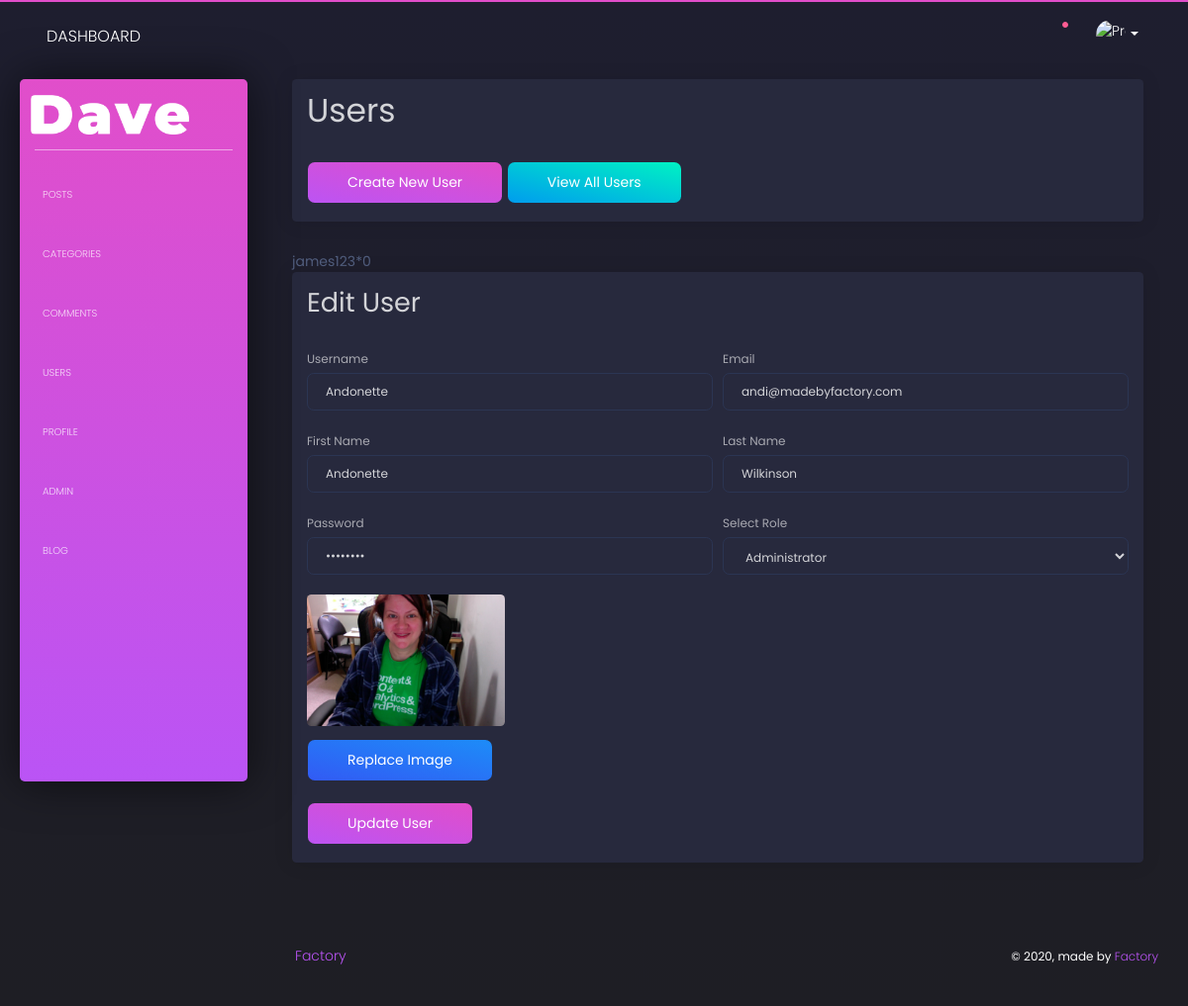
The app's page /admin/users.php?source=update_user&u_id=1 (signed in), older data.
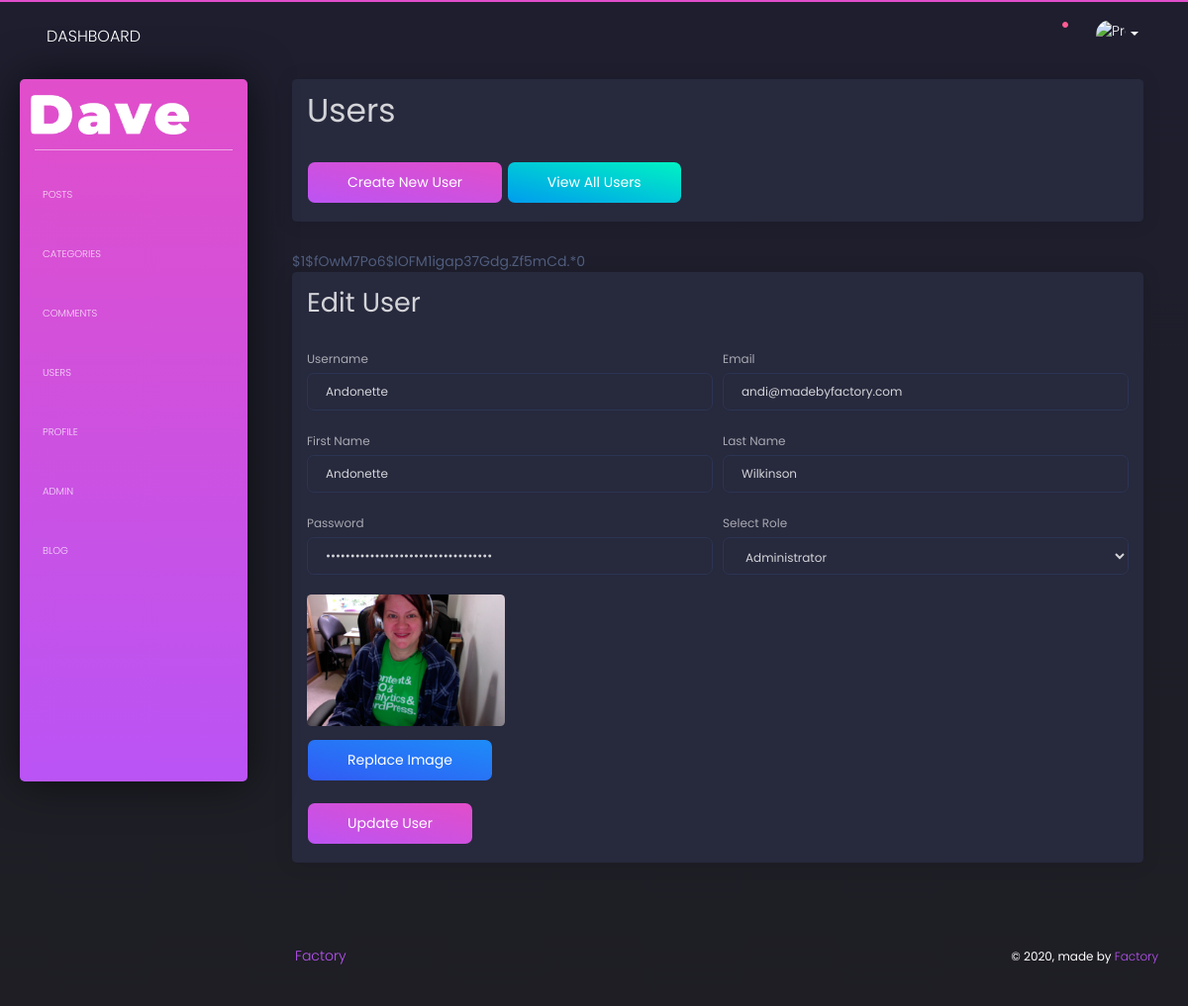
The same page, newer data.
### tables this page shows
CREATE TABLE `users` (
  `user_id` int(11) unsigned NOT NULL AUTO_INCREMENT,
  `user_name` varchar(255) DEFAULT NULL,
  `user_password` varchar(255) DEFAULT NULL,
  `user_firstname` varchar(255) DEFAULT NULL,
  `user_lastname` varchar(255) DEFAULT NULL,
  `user_email` varchar(255) DEFAULT NULL,
  `user_image` text,
  `user_role` varchar(255) DEFAULT NULL,
  `randSalt` varchar(255) DEFAULT NULL,
  PRIMARY KEY (`user_id`)
);

### admin/includes/users/update-user.php (the view, shortened to what this page needs)
<?php
global $connection;
if (isset($_GET['u_id'])) {
  $url_user_id = $_GET['u_id'];
}
$query = "SELECT * FROM users WHERE user_id = $url_user_id";
$select_user_by_id = mysqli_query($connection, $query);
while ($row = mysqli_fetch_assoc($select_user_by_id)) {
  $user_name = $row['user_name'];
  $user_email = $row['user_email'];
  $user_firstname = $row['user_firstname'];
  $user_lastname = $row['user_lastname'];
  $user_role = $row['user_role'];
  $user_password = $row['user_password'];
  $user_image = $row['user_image'];
}
$rand_salt_query = mysqli_query($connection, $query);
$row = mysqli_fetch_array($rand_salt_query);
$rand_salt = $row['randSalt'];
$encrypted_password = crypt($user_password, $rand_salt);
?>
<?php
echo $user_password;
echo $encrypted_password;
 ?>
<div class="card">
  <div class="card-body">
    <h2>Edit User</h2>
    <form action="" method="post" enctype="multipart/form-data">
      <div class="form-row">
        <div class="col-md-6 col-sm-12">
          <div class="form-group">
            <label for="user_name">Username</label>
            <input type="text" class="form-control" name="user_name" value="<?php echo $user_name; ?>">
          </div>
        </div>
        <div class="col-md-6 col-sm-12">
          <div class="form-group">
            <label for="user_email">Email</label>
            <input type="email" class="form-control" name="user_email" value="<?php echo $user_email; ?>">
          </div>
        </div>
      </div>
      <div class="form-row">
        <div class="col-md-6 col-sm-12">
          <div class="form-group">
            <label for="user_firstname">First Name</label>
            <input type="text" class="form-control" name="user_firstname" value="<?php echo $user_firstname; ?>">
          </div>
        </div>
        <div class="col-md-6 col-sm-12">
          <div class="form-group">
            <label for="user_lastname">Last Name</label>
            <input type="text" class="form-control" name="user_lastname" value="<?php echo $user_lastname; ?>">
          </div>
        </div>
      </div>
      <div class="form-row">
        <div class="col-md-6 col-sm-12">
          <div class="form-group">
            <label for="user_password">Password</label>
            <input type="password" class="form-control" name="user_password" value="<?php echo $user_password; ?>">
          </div>
        </div>
        <div class="col-md-6 col-sm-12">
          <div class="form-group">
            <label for="user_role">Select Role</label><br>
            <select class="form-control" name="user_role">
              <option value="<?php echo $user_role; ?>"><?php echo $user_role; ?></option>
            </select>
          </div>
        </div>
      </div>
      <div class="form-row">
        <div class="col-md-6 col-sm-12">
          <div class="form-group">
            <img src="../images/users/<?php echo $user_image; ?>" alt="" style="max-width: 200px;">
          </div>
          <div class="form-group">
            <label for="user_image"><span class="btn btn-info">Replace Image</span></label>
          </div>
        </div>
      </div>
      <button type="submit" class="btn btn-primary" name="update_user">Update User</button>
    </form>
  </div>
</div>

Row changes from the older to the newer data that the page shows:
changed users "Andonette": user_password "james123" → "$1$fOwM7Po6$lOFM1igap37Gdg.Zf5mCd."
